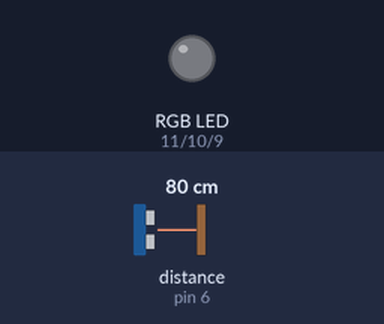
Simulated run of this sketch. Board: Arduino Uno, built with avr-gcc and run on an emulated ATmega328P. Shown: an RGB LED mixed from three pins (HIGH = lit). Wiring (inferred from the names in the program): ultrasonic range finder: trigger pin 5; echo pin 6. The test bench sets the inputs (shaded band); at power-on: distance to the obstacle (sensor on pin 6) 80 cm. The echo pulse lasts 58.3 µs per cm; dim RGB values are drawn brighter than linear; pins used as bus, display or sensor lines are not drawn.

Above: at 1.3 s.
1.4 s: distance to the obstacle (sensor on pin 6) set to 18 cm
2.9 s: distance to the obstacle (sensor on pin 6) set to 13 cm
At 3.83 s:
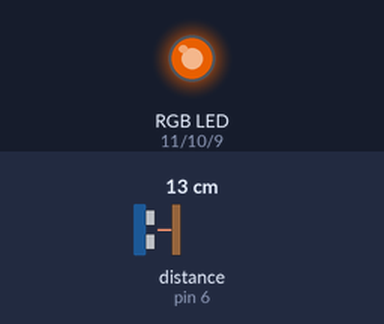
At 11.1 s:
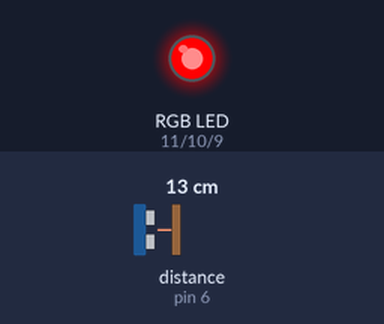
Timing chart, 0 to 18.2 s (numbered marks = the images above; inputs shaded):
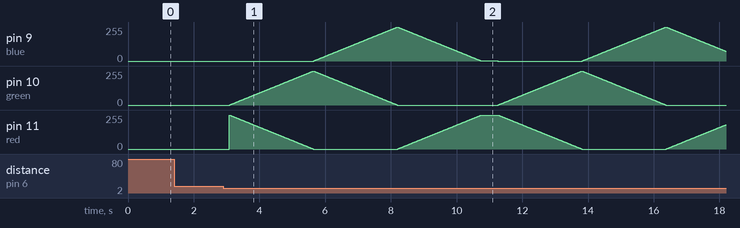

The sketch:

UltrasonicNightLight.ino
```cpp
/*Ultrasonic Night Light*/

#define TRIG 5
#define ECHO 6
#define blue 9
#define green 10
#define red 11

void setup() {

  Serial.begin(115200);
  pinMode(TRIG, OUTPUT);
  pinMode(ECHO, INPUT);
  pinMode(red, OUTPUT);
  pinMode(green, OUTPUT);
  pinMode(blue, OUTPUT);

}

void loop() {

  float distance = getDistance();
  if(distance < 15.00){

    // Fade from red to blue
    for (int i = 0; i < 255; i++) {

     setColor(255 - i, i, 0);
      delay(10);

    }

    // Fade from green to blue
    for (int i = 0; i < 255; i++) {

      setColor(0, 255 - i, i);
      delay(10);

    }

    // Fade from blue to red
    for (int i = 0; i < 255; i++) {

      setColor(i, 0, 255 - i);
      delay(10);

    }

  }

  delay(500);

  if(distance >15){

    setColor( 0, 0, 0 );
    delay(10);

  }

}

void setColor(int r, int g, int b) {

  analogWrite(red, r);
  analogWrite(green, g);
  analogWrite(blue, b);

}


float getDistance() {

  digitalWrite(TRIG, HIGH);
  delayMicroseconds(10);
  digitalWrite(TRIG, LOW);
  long duration = pulseIn(ECHO, HIGH);
  float distance = duration / 58.0;
  return distance;

}
```

Measured:
- the behaviour switches between 16 and 15 cm on distance to the obstacle (sensor on pin 6) (found by bisection; images 0 and 1)
- after the input at 1.4 s, every drawn part: stays the same
